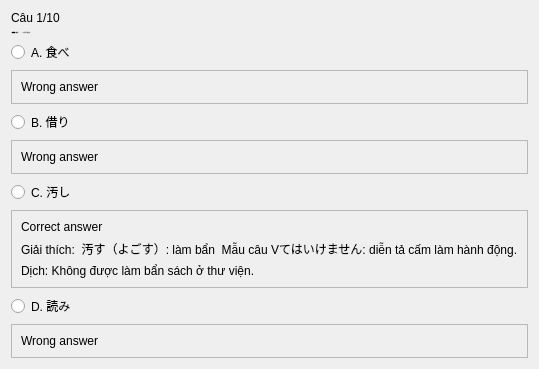
               <widget class="QWidget" name="bai2_cau1">
                <layout class="QVBoxLayout" name="layout_bai2_cau1">
                 <item>
                  <widget class="QLabel" name="bai2_progress1">
                   <property name="text">
                    <string>Câu 1/10</string>
                   </property>
                  </widget>
                 </item>
                 <item>
                  <widget class="QLabel" name="bai2_question1">
                   <property name="font">
                    <font>
                     <family>Segoe UI</family>
                     <pointsize>-1</pointsize>
                     <weight>75</weight>
                     <bold>true</bold>
                    </font>
                   </property>
                   <property name="text">
                    <string>1. 図書館で本を（　　　）てはいけません。</string>
                   </property>
                   <property name="wordWrap">
                    <bool>true</bool>
                   </property>
                  </widget>
                 </item>
                 <item>
                  <widget class="QRadioButton" name="bai2_1_A">
                   <property name="text">
                    <string>A. 食べ</string>
                   </property>
                  </widget>
                 </item>
                 <item>
                  <widget class="QFrame" name="frame_41">
                   <property name="frameShape">
                    <enum>QFrame::StyledPanel</enum>
                   </property>
                   <property name="frameShadow">
                    <enum>QFrame::Raised</enum>
                   </property>
                   <layout class="QVBoxLayout" name="verticalLayout_46">
                    <item>
                     <widget class="QLabel" name="label_76">
                      <property name="text">
                       <string>Wrong answer</string>
                      </property>
                     </widget>
                    </item>
                   </layout>
                  </widget>
                 </item>
                 <item>
                  <widget class="QRadioButton" name="bai2_1_B">
                   <property name="text">
                    <string>B. 借り</string>
                   </property>
                  </widget>
                 </item>
                 <item>
                  <widget class="QFrame" name="frame_42">
                   <property name="frameShape">
                    <enum>QFrame::StyledPanel</enum>
                   </property>
                   <property name="frameShadow">
                    <enum>QFrame::Raised</enum>
                   </property>
                   <layout class="QVBoxLayout" name="verticalLayout_47">
                    <item>
                     <widget class="QLabel" name="label_80">
                      <property name="text">
                       <string>Wrong answer</string>
                      </property>
                     </widget>
                    </item>
                   </layout>
                  </widget>
                 </item>
                 <item>
                  <widget class="QRadioButton" name="bai2_1_C">
                   <property name="text">
                    <string>C. 汚し</string>
                   </property>
                  </widget>
                 </item>
                 <item>
                  <widget class="QFrame" name="frame_43">
                   <property name="frameShape">
                    <enum>QFrame::StyledPanel</enum>
                   </property>
                   <property name="frameShadow">
                    <enum>QFrame::Raised</enum>
                   </property>
                   <layout class="QVBoxLayout" name="verticalLayout_48">
                    <item>
                     <widget class="QLabel" name="label_79">
                      <property name="text">
                       <string>Correct answer</string>
                      </property>
                     </widget>
                    </item>
                    <item>
                     <widget class="QLabel" name="label_77">
                      <property name="text">
                       <string>Giải thích:  汚す（よごす）: làm bẩn  Mẫu câu Vてはいけません: diễn tả cấm làm hành động.</string>
                      </property>
                     </widget>
                    </item>
                    <item>
                     <widget class="QLabel" name="label_78">
                      <property name="text">
                       <string>Dịch: Không được làm bẩn sách ở thư viện.</string>
                      </property>
                     </widget>
                    </item>
                   </layout>
                  </widget>
                 </item>
                 <item>
                  <widget class="QRadioButton" name="bai2_1_D">
                   <property name="text">
                    <string>D. 読み</string>
                   </property>
                  </widget>
                 </item>
                 <item>
                  <widget class="QFrame" name="frame_44">
                   <property name="frameShape">
                    <enum>QFrame::StyledPanel</enum>
                   </property>
                   <property name="frameShadow">
                    <enum>QFrame::Raised</enum>
                   </property>
                   <layout class="QVBoxLayout" name="verticalLayout_49">
                    <item>
                     <widget class="QLabel" name="label_81">
                      <property name="text">
                       <string>Wrong answer</string>
                      </property>
                     </widget>
                    </item>
                   </layout>
                  </widget>
                 </item>
                </layout>
               </widget>
